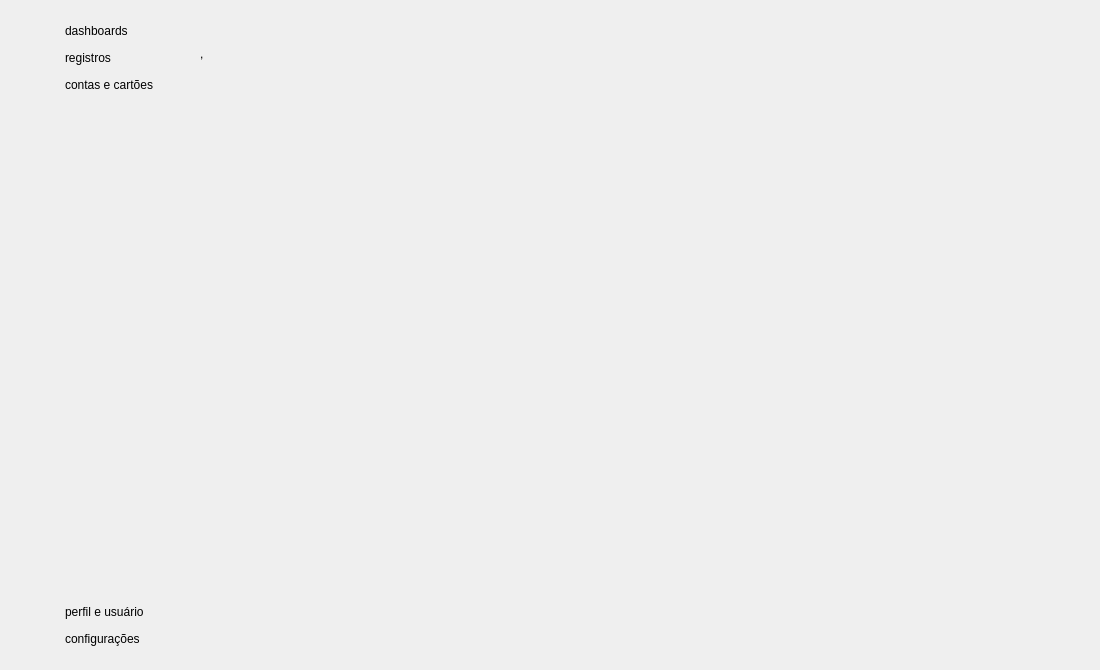
<?xml version="1.0" encoding="UTF-8"?>
<ui version="4.0">
 <class>Home</class>
 <widget class="QWidget" name="Home">
  <property name="geometry">
   <rect>
    <x>0</x>
    <y>0</y>
    <width>1100</width>
    <height>670</height>
   </rect>
  </property>
  <property name="windowTitle">
   <string>Form</string>
  </property>
  <layout class="QHBoxLayout" name="horizontalLayout">
   <property name="spacing">
    <number>10</number>
   </property>
   <property name="leftMargin">
    <number>10</number>
   </property>
   <property name="topMargin">
    <number>10</number>
   </property>
   <property name="rightMargin">
    <number>10</number>
   </property>
   <property name="bottomMargin">
    <number>10</number>
   </property>
   <item>
    <widget class="QWidget" name="widSidebar" native="true">
     <property name="sizePolicy">
      <sizepolicy hsizetype="Maximum" vsizetype="Preferred">
       <horstretch>0</horstretch>
       <verstretch>0</verstretch>
      </sizepolicy>
     </property>
     <layout class="QGridLayout" name="gridLayout">
      <property name="leftMargin">
       <number>10</number>
      </property>
      <property name="topMargin">
       <number>10</number>
      </property>
      <property name="rightMargin">
       <number>15</number>
      </property>
      <property name="bottomMargin">
       <number>10</number>
      </property>
      <property name="spacing">
       <number>5</number>
      </property>
      <item row="4" column="0">
       <widget class="QPushButton" name="pushButton_4">
        <property name="cursor">
         <cursorShape>PointingHandCursor</cursorShape>
        </property>
        <property name="text">
         <string/>
        </property>
        <property name="icon">
         <iconset>
          <normalon>:/root/icons/User.png</normalon>
         </iconset>
        </property>
        <property name="iconSize">
         <size>
          <width>20</width>
          <height>20</height>
         </size>
        </property>
        <property name="flat">
         <bool>true</bool>
        </property>
       </widget>
      </item>
      <item row="0" column="0">
       <widget class="QPushButton" name="pushButton">
        <property name="cursor">
         <cursorShape>PointingHandCursor</cursorShape>
        </property>
        <property name="text">
         <string/>
        </property>
        <property name="icon">
         <iconset>
          <normalon>:/root/icons/Trello.png</normalon>
         </iconset>
        </property>
        <property name="iconSize">
         <size>
          <width>20</width>
          <height>20</height>
         </size>
        </property>
        <property name="flat">
         <bool>true</bool>
        </property>
       </widget>
      </item>
      <item row="0" column="1">
       <widget class="QLabel" name="label">
        <property name="text">
         <string>dashboards</string>
        </property>
       </widget>
      </item>
      <item row="1" column="1">
       <widget class="QLabel" name="label_2">
        <property name="text">
         <string>registros</string>
        </property>
       </widget>
      </item>
      <item row="4" column="1">
       <widget class="QLabel" name="label_4">
        <property name="text">
         <string>perfil e usuário</string>
        </property>
       </widget>
      </item>
      <item row="2" column="1">
       <widget class="QLabel" name="label_3">
        <property name="text">
         <string>contas e cartões</string>
        </property>
       </widget>
      </item>
      <item row="2" column="0">
       <widget class="QPushButton" name="pushButton_3">
        <property name="cursor">
         <cursorShape>PointingHandCursor</cursorShape>
        </property>
        <property name="text">
         <string/>
        </property>
        <property name="icon">
         <iconset>
          <normalon>:/root/icons/Credit card.png</normalon>
         </iconset>
        </property>
        <property name="iconSize">
         <size>
          <width>20</width>
          <height>20</height>
         </size>
        </property>
        <property name="flat">
         <bool>true</bool>
        </property>
       </widget>
      </item>
      <item row="1" column="0">
       <widget class="QPushButton" name="pushButton_2">
        <property name="cursor">
         <cursorShape>PointingHandCursor</cursorShape>
        </property>
        <property name="text">
         <string/>
        </property>
        <property name="icon">
         <iconset>
          <normalon>:/root/icons/Clipboard.png</normalon>
         </iconset>
        </property>
        <property name="iconSize">
         <size>
          <width>20</width>
          <height>20</height>
         </size>
        </property>
        <property name="flat">
         <bool>true</bool>
        </property>
       </widget>
      </item>
      <item row="3" column="0">
       <spacer name="verticalSpacer">
        <property name="orientation">
         <enum>Qt::Vertical</enum>
        </property>
        <property name="sizeHint" stdset="0">
         <size>
          <width>20</width>
          <height>40</height>
         </size>
        </property>
       </spacer>
      </item>
      <item row="5" column="0">
       <widget class="QPushButton" name="pushButton_5">
        <property name="cursor">
         <cursorShape>PointingHandCursor</cursorShape>
        </property>
        <property name="text">
         <string/>
        </property>
        <property name="icon">
         <iconset>
          <normalon>:/root/icons/Settings.png</normalon>
         </iconset>
        </property>
        <property name="iconSize">
         <size>
          <width>18</width>
          <height>18</height>
         </size>
        </property>
        <property name="flat">
         <bool>true</bool>
        </property>
       </widget>
      </item>
      <item row="5" column="1">
       <widget class="QLabel" name="label_5">
        <property name="text">
         <string>configurações</string>
        </property>
       </widget>
      </item>
     </layout>
    </widget>
   </item>
   <item>
    <widget class="QWidget" name="widCentral" native="true">
     <layout class="QVBoxLayout" name="layoutCentral">
      <property name="spacing">
       <number>10</number>
      </property>
      <property name="leftMargin">
       <number>0</number>
      </property>
      <property name="topMargin">
       <number>0</number>
      </property>
      <property name="rightMargin">
       <number>0</number>
      </property>
      <property name="bottomMargin">
       <number>0</number>
      </property>
      <item>
       <widget class="QWidget" name="widTopbar" native="true">
        <property name="sizePolicy">
         <sizepolicy hsizetype="Preferred" vsizetype="Maximum">
          <horstretch>0</horstretch>
          <verstretch>0</verstretch>
         </sizepolicy>
        </property>
        <layout class="QHBoxLayout" name="horizontalLayout_2">
         <property name="spacing">
          <number>5</number>
         </property>
         <property name="leftMargin">
          <number>10</number>
         </property>
         <property name="topMargin">
          <number>10</number>
         </property>
         <property name="rightMargin">
          <number>5</number>
         </property>
         <property name="bottomMargin">
          <number>10</number>
         </property>
         <item>
          <widget class="QLabel" name="label_7">
           <property name="text">
            <string/>
           </property>
           <property name="pixmap">
            <pixmap resource="Assets/resource.qrc">:/root/icons/User-topbar.png</pixmap>
           </property>
           <property name="scaledContents">
            <bool>false</bool>
           </property>
           <property name="alignment">
            <set>Qt::AlignCenter</set>
           </property>
          </widget>
         </item>
         <item>
          <widget class="QWidget" name="widget" native="true">
           <layout class="QVBoxLayout" name="verticalLayout_2">
            <property name="spacing">
             <number>5</number>
            </property>
            <property name="leftMargin">
             <number>0</number>
            </property>
            <property name="topMargin">
             <number>0</number>
            </property>
            <property name="rightMargin">
             <number>0</number>
            </property>
            <property name="bottomMargin">
             <number>0</number>
            </property>
            <item>
             <widget class="QLabel" name="lbUser">
              <property name="font">
               <font>
                <pointsize>14</pointsize>
                <weight>75</weight>
                <bold>true</bold>
               </font>
              </property>
              <property name="text">
               <string>&lt;USER&gt;</string>
              </property>
             </widget>
            </item>
            <item>
             <widget class="QLabel" name="lbProfileDateRange">
              <property name="text">
               <string>&lt;profile&gt;, &lt;dateRange&gt;</string>
              </property>
             </widget>
            </item>
           </layout>
          </widget>
         </item>
         <item>
          <spacer name="horizontalSpacer">
           <property name="orientation">
            <enum>Qt::Horizontal</enum>
           </property>
           <property name="sizeHint" stdset="0">
            <size>
             <width>40</width>
             <height>20</height>
            </size>
           </property>
          </spacer>
         </item>
         <item>
          <widget class="QPushButton" name="pushButton_6">
           <property name="cursor">
            <cursorShape>PointingHandCursor</cursorShape>
           </property>
           <property name="text">
            <string/>
           </property>
           <property name="icon">
            <iconset>
             <normalon>:/root/icons/Calendar.png</normalon>
            </iconset>
           </property>
           <property name="iconSize">
            <size>
             <width>18</width>
             <height>18</height>
            </size>
           </property>
           <property name="flat">
            <bool>true</bool>
           </property>
          </widget>
         </item>
         <item>
          <widget class="QPushButton" name="pushButton_7">
           <property name="cursor">
            <cursorShape>PointingHandCursor</cursorShape>
           </property>
           <property name="text">
            <string/>
           </property>
           <property name="icon">
            <iconset>
             <normalon>:/root/icons/Repeat.png</normalon>
            </iconset>
           </property>
           <property name="iconSize">
            <size>
             <width>18</width>
             <height>18</height>
            </size>
           </property>
           <property name="flat">
            <bool>true</bool>
           </property>
          </widget>
         </item>
         <item>
          <widget class="QPushButton" name="pushButton_8">
           <property name="cursor">
            <cursorShape>PointingHandCursor</cursorShape>
           </property>
           <property name="styleSheet">
            <string notr="true"/>
           </property>
           <property name="text">
            <string/>
           </property>
           <property name="icon">
            <iconset>
             <normalon>:/root/icons/Log out.png</normalon>
            </iconset>
           </property>
           <property name="iconSize">
            <size>
             <width>18</width>
             <height>18</height>
            </size>
           </property>
           <property name="flat">
            <bool>true</bool>
           </property>
          </widget>
         </item>
        </layout>
       </widget>
      </item>
      <item>
       <widget class="QWidget" name="widContent" native="true"/>
      </item>
     </layout>
    </widget>
   </item>
  </layout>
 </widget>
 <resources>
  <include location="Assets/resource.qrc"/>
 </resources>
 <connections/>
</ui>
